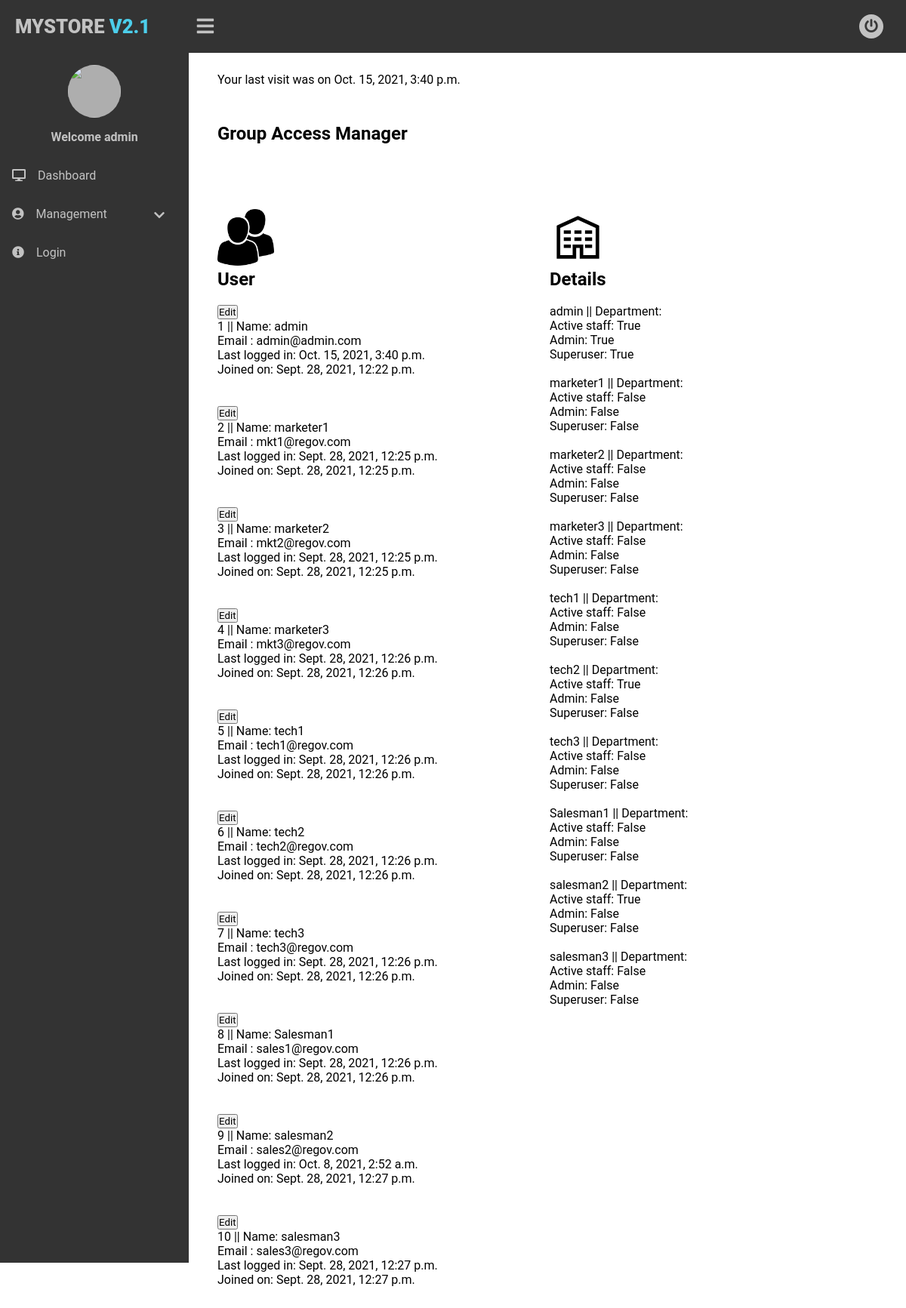
The page /management/ (signed in) on the database its author committed.
### mystorev2/models.py (models this page shows, shortened)
class User(AbstractBaseUser):
    first_name = models.CharField(verbose_name='first name', max_length=200)
    last_name = models.CharField(verbose_name='last name', max_length=200)
    group = models.ForeignKey(
        Group, on_delete=models.CASCADE, null=True, blank=True)
    username = models.CharField(max_length=20, unique=True)
    email = models.EmailField(max_length=255, unique=True)
    date_joined = models.DateTimeField(
        verbose_name='date joined', auto_now_add=True)
    last_login = models.DateTimeField(
        verbose_name='last login', auto_now_add=True)
    is_admin = models.BooleanField(default=False)
    is_active = models.BooleanField(default=True)
    is_staff = models.BooleanField(default=False)
    is_superuser = models.BooleanField(default=False)
    USERNAME_FIELD = 'username'
    REQUIRED_FIELDS = ['email', 'group']
    objects = UserManager()

### mystorev2/views.py (the view)
# urls.py: path("management/", AdminView.as_view(), name='management'),
class AdminView(ListView):
    model = User
    context_object_name = 'allUser'
    fields = ['__all__']
    template_name = "admin-view.html"

### templates/admin-view.html (shortened to what this page needs)
{% extends 'base.html' %} {% block content%}
<div class="main-container">
  <div class="card">
    {% if user.is_authenticated %} {% if user.is_admin %} {% if user.is_staff %}
    <p>Your last visit was on {{user.last_login}}</p>
  </div>
  <div class="card">
    <h2>Group Access Manager</h2>
  </div>
  <div class="card">
    <div style="width: 100%">
      <div style="float: left; width: 50%">
        <br />
        <body>
          <br />
          {% load static %} <img src="{% static "mystorev2/media/user.png" %}"
          width = "75" height = "75 "alt="warehouse"/>
          <h2>User</h2>
          <br />
          {%for us in allUser%}
          <a href="{{us.id}}/managementaccess">
            <input type="button" value="Edit" />
          </a>
          <br />
          {{us.id}} || Name: {{us.username}} <br />
          Email : {{us.email}} <br />
          Last logged in: {{us.last_login}}<br />
          Joined on: {{us.date_joined}}<br />
          <br />
          <br />
          {%endfor%}
        </body>
        <br />
      </div>
      <div style="float: right; width: 50%">
        <br />
        <br />
        <body>
          {% load static %} <img src="{% static "mystorev2/media/dept.svg" %}"
          width = "75" height = "75 "alt="product"/>
          <h2>Details</h2>
          <br />
          {%for us2 in allUser%} {{us2.username}} || Department:
          {{us2.groups}}<br />
          Active staff: {{us2.is_staff}}<br />
          Admin: {{us2.is_admin}}<br />
          Superuser: {{us2.is_superuser}}
          <br /><br />
          {%endfor%}
        </body>
        <br />
      </div>
      {% else %}
      <p>You are currently not logged in.</p>
      <p>Login<a href="/login"> here</a></p>
      {% endif %} {% else %}
      <p>
        You are not permissioned to view this page. Please contact administrator
        or
      </p>
      <p>Login<a href="/login"> with the right access here</a></p>
      {% endif %} {% else %}
      <p>You are not an admin</p>
      <p>Login<a href="/login"> here</a></p>
      {% endif %}
    </div>
  </div>
  {% endblock%}

### templates/base.html (shortened to what this page needs)
{% load static %}
<!DOCTYPE html>
<html lang="pt-br">
  <head>
    <link
      href="{% static 'mystorev2/css/estilo.css'%}"
      rel="stylesheet"
      type="text/css"
    />
    <link
      href="https://cdnjs.cloudflare.com/ajax/libs/font-awesome/5.15.1/css/all.min.css"
      rel="stylesheet"
      type="text/css"
    />
  </head>
  <body>
    <div class="wrapper">
      <div class="header">
        <div class="header-menu">
          <div class="title">MyStore <span>V2.1</span></div>
          <div class="sidebar-btn">
            <i class="fas fa-bars"></i>
          </div>
          <ul>
            <li>
              <a href="/logout/"><i class="fas fa-power-off"></i></a>
            </li>
          </ul>
        </div>
      </div>
      <div class="sidebar">
        <div class="sidebar-menu">
          <center class="profile">
            <img src="{% static 'mystorev2/img/profile/monkey.png'%}" alt="" />
            <p>Welcome {{user.username}}</p>
          </center>
          <li class="item">
            <a href="/" class="menu-btn">
              <i class="fas fa-desktop"></i><span>Dashboard</span>
            </a>
          </li>
          <li class="item" id="profile">
            <a href="#profile" class="menu-btn">
              <i class="fas fa-user-circle"></i
              ><span
                >Management <i class="fas fa-chevron-down drop-down"></i
              ></span>
            </a>
          </li>
          <li class="item">
            <a href="/login" class="menu-btn">
              <i class="fas fa-info-circle"></i><span>Login</span>
            </a>
          </li>
        </div>
      </div>
      {% block content %} {% endblock%}
    </div>
  </body>
</html>

### static/mystorev2/css/estilo.css (style rules this page uses)
* { margin: 0; padding: 0; font-family: "Roboto", sans-serif; list-style: none; text-decoration: none; box-sizing: border-box; }
body { background: #fff; }
.wrapper .header { z-index: 1; background: rgba(0,0,0,.8); position: fixed; width: calc(100% - 0%); height: 70px; display: flex; top: 0; }
.wrapper .header .header-menu { width: calc(100% - 0%); height: 100%; display: flex; justify-content: space-between; align-items: center; padding: 0 20px; }
.wrapper .header .header-menu .title { color: rgba(255,255,255,.7); font-size: 1.6em; text-transform: uppercase; font-weight: 900; }
.wrapper .header .header-menu .title span { color: #4cceeb; }
.wrapper .header .header-menu .sidebar-btn { color: rgba(255,255,255,.7); position: absolute; margin-left: 9.4em; font-size: 1.6em; font-weight: 600; cursor: pointer; transition: all 1s; }
.wrapper .header .header-menu ul { display: flex; }
.wrapper .header .header-menu ul li a { background-color: rgba(255,255,255,.7); color: rgba(0,0,0,.7); display: block; margin: 0 10px; font-size: 18px; width: 32px; height: 32px; line-height: 32px; text-align: center; border-radius: 50%; transition: all 1s; }
.wrapper .sidebar { z-index: 1; background: rgba(0,0,0,.8); position: fixed; top: 70px; width: 250px; height: calc(100% - 9%); transition: all 1s; overflow-y: hidden; }
.wrapper .sidebar .sidebar-menu { overflow: hidden; }
.wrapper .sidebar .sidebar-menu .profile img { margin: 1em auto; width: 70px; height: 70px; border-radius: 50%; }
.profile img { background-color: rgba(255,255,255,.6); transition: all 1s; }
.wrapper .sidebar .sidebar-menu .profile p { color: rgba(255,255,255,.7); font-weight: 700; margin-bottom: 1em; }
.wrapper .sidebar .sidebar-menu .item { width: 250px; overflow: hidden; }
.wrapper .sidebar .sidebar-menu .item .menu-btn { display: block; color: rgba(255,255,255,.7); position: relative; padding: 1em; transition: all 1s; }
.wrapper .sidebar .sidebar-menu .item .menu-btn i { margin-right: 1em; }
.wrapper .sidebar .sidebar-menu .item .menu-btn .drop-down { float: right; font-size: 1em; margin-top: .2em; }
.main-container { width: (100% - 250px); margin-top: 4em; margin-left: 16em; padding: 1em;; height: 100vh; transition: all 1s; }
.wrapper .main-container .card { background: #fff; padding: 1em; font-size: 1em; margin-bottom: 1em; }

### rows shown on the page
User: username "admin", last_login "Oct. 15, 2021, 3:40 p.m.", id "1", email "admin@admin.com", date_joined "Sept. 28, 2021, 12:22 p.m.", is_staff "True", is_admin "True", is_superuser "True"
User: id "2", username "marketer1", email "mkt1@regov.com", last_login "Sept. 28, 2021, 12:25 p.m.", date_joined "Sept. 28, 2021, 12:25 p.m.", is_staff "False", is_admin "False", is_superuser "False"
User: id "3", username "marketer2", email "mkt2@regov.com", last_login "Sept. 28, 2021, 12:25 p.m.", date_joined "Sept. 28, 2021, 12:25 p.m.", is_staff "False", is_admin "False", is_superuser "False"
User: id "4", username "marketer3", email "mkt3@regov.com", last_login "Sept. 28, 2021, 12:26 p.m.", date_joined "Sept. 28, 2021, 12:26 p.m.", is_staff "False", is_admin "False", is_superuser "False"
User: id "5", username "tech1", email "tech1@regov.com", last_login "Sept. 28, 2021, 12:26 p.m.", date_joined "Sept. 28, 2021, 12:26 p.m.", is_staff "False", is_admin "False", is_superuser "False"
User: id "6", username "tech2", email "tech2@regov.com", last_login "Sept. 28, 2021, 12:26 p.m.", date_joined "Sept. 28, 2021, 12:26 p.m.", is_staff "True", is_admin "False", is_superuser "False"
User: id "7", username "tech3", email "tech3@regov.com", last_login "Sept. 28, 2021, 12:26 p.m.", date_joined "Sept. 28, 2021, 12:26 p.m.", is_staff "False", is_admin "False", is_superuser "False"
User: id "8", username "Salesman1", email "sales1@regov.com", last_login "Sept. 28, 2021, 12:26 p.m.", date_joined "Sept. 28, 2021, 12:26 p.m.", is_staff "False", is_admin "False", is_superuser "False"
User: id "9", username "salesman2", email "sales2@regov.com", last_login "Oct. 8, 2021, 2:52 a.m.", date_joined "Sept. 28, 2021, 12:27 p.m.", is_staff "True", is_admin "False", is_superuser "False"
User: id "10", username "salesman3", email "sales3@regov.com", last_login "Sept. 28, 2021, 12:27 p.m.", date_joined "Sept. 28, 2021, 12:27 p.m.", is_staff "False", is_admin "False", is_superuser "False"
